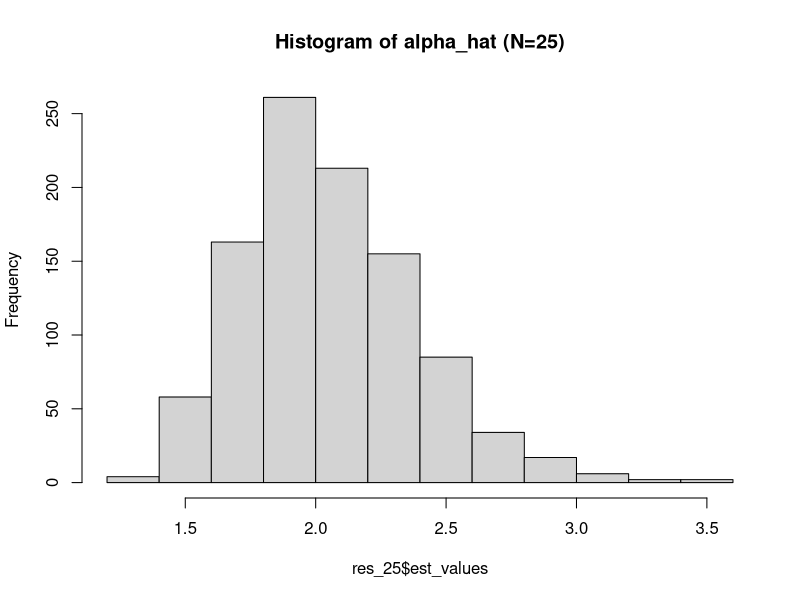
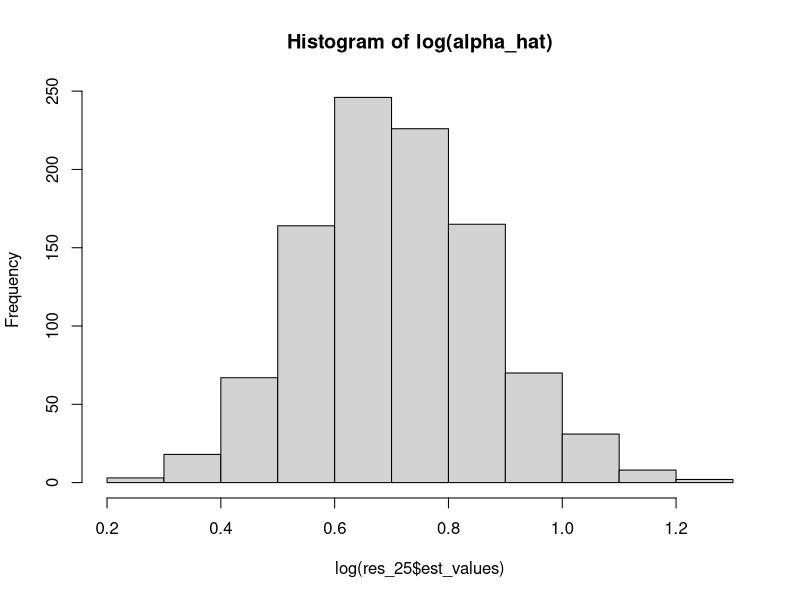

Here is the R script that generated these plots, in order:
#sol 2

set.seed(123)

# Generate exponential using runif
rexp_custom <- function(n, lambda) {
  u <- runif(n)
  return(-log(1 - u) / lambda)
}

# MLE over discrete parameter space
mle_exp_discrete <- function(x, omega) {
  n <- length(x)
  s <- sum(x)
  
  loglik <- sapply(omega, function(lam) {
    n * log(lam) - lam * s
  })
  
  return(omega[which.max(loglik)])
}

simulate_exp <- function(N, lambda_true, omega, reps=1000) {
  est <- numeric(reps)
  
  for(i in 1:reps) {
    x <- rexp_custom(N, lambda_true)
    est[i] <- mle_exp_discrete(x, omega)
  }
  
  list(
    mean_est = mean(est),
    mse = mean((est - lambda_true)^2)
  )
}

omega <- c(0.5, 1.5, 2.0, 2.5, 3.0, 3.5)

res_50  <- simulate_exp(50, 1.5, omega)
res_100 <- simulate_exp(100, 1.5, omega)
res_200 <- simulate_exp(200, 1.5, omega)
res_500 <- simulate_exp(500, 1.5, omega)

res_50; res_100; res_200; res_500

# sol 3

# Normal using Box-Muller
rnorm_custom <- function(n, mu, sigma) {
  u1 <- runif(n)
  u2 <- runif(n)
  
  z <- sqrt(-2 * log(u1)) * cos(2 * pi * u2)
  return(mu + sigma * z)
}

mle_mu_discrete <- function(x) {
  return(round(mean(x)))  # nearest integer
}

simulate_normal <- function(N, mu_true, sigma, reps=1000) {
  est <- numeric(reps)
  
  for(i in 1:reps) {
    x <- rnorm_custom(N, mu_true, sqrt(sigma))
    est[i] <- mle_mu_discrete(x)
  }
  
  list(
    mean_est = mean(est),
    mse = mean((est - mu_true)^2)
  )
}

res_25  <- simulate_normal(25, 1, 10)
res_50  <- simulate_normal(50, 1, 10)
res_75  <- simulate_normal(75, 1, 10)
res_100 <- simulate_normal(100, 1, 10)

res_25; res_50; res_75; res_100

#sol 4

# Generate from given PDF
r_custom_alpha <- function(n, alpha) {
  u <- runif(n)
  y <- -log(1 - u)   # Exp(1)
  x <- (y / 2)^(1 / alpha)
  return(x)
}

# Newton-Raphson
mle_alpha_NR <- function(x, tol=0.001, max_iter=100) {
  alpha <- 1.5
  n <- length(x)
  
  for(i in 1:max_iter) {
    score <- n/alpha + sum(log(x)) - 2 * sum(x^alpha * log(x))
    
    info <- -n/alpha^2 - 2 * sum(x^alpha * (log(x))^2)
    
    new_alpha <- alpha - score / info
    
    if(abs(new_alpha - alpha) < tol) {
      return(list(alpha=new_alpha, iter=i))
    }
    
    alpha <- new_alpha
  }
  
  return(list(alpha=alpha, iter=max_iter))
}

simulate_alpha <- function(N, alpha_true=2, reps=1000) {
  est <- numeric(reps)
  iter <- numeric(reps)
  
  for(i in 1:reps) {
    x <- r_custom_alpha(N, alpha_true)
    res <- mle_alpha_NR(x)
    est[i] <- res$alpha
    iter[i] <- res$iter
  }
  
  list(
    mean_est = mean(est),
    mse = mean((est - alpha_true)^2),
    avg_iter = mean(iter),
    est_values = est
  )
}

res_25  <- simulate_alpha(25)
res_50  <- simulate_alpha(50)
res_75  <- simulate_alpha(75)
res_100 <- simulate_alpha(100)

# Histogram
hist(res_25$est_values, main="Histogram of alpha_hat (N=25)")
hist(log(res_25$est_values), main="Histogram of log(alpha_hat)")
